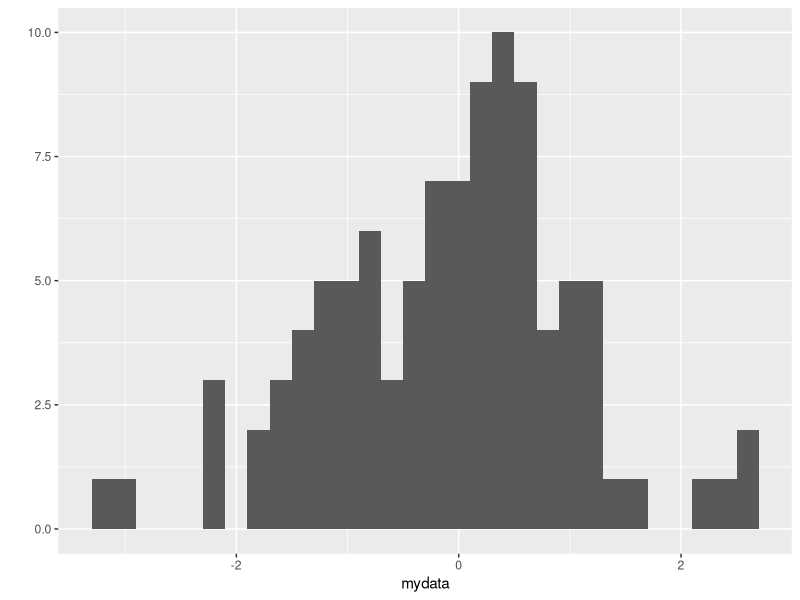

Source code (R):
# Code for generating from a somewhat normal distribution
library(ggplot2)

mydata <- (rnorm(100) + runif(100) - rbeta(100, 4, 2))

qplot(mydata, geom = "histogram") # semi-normal...
